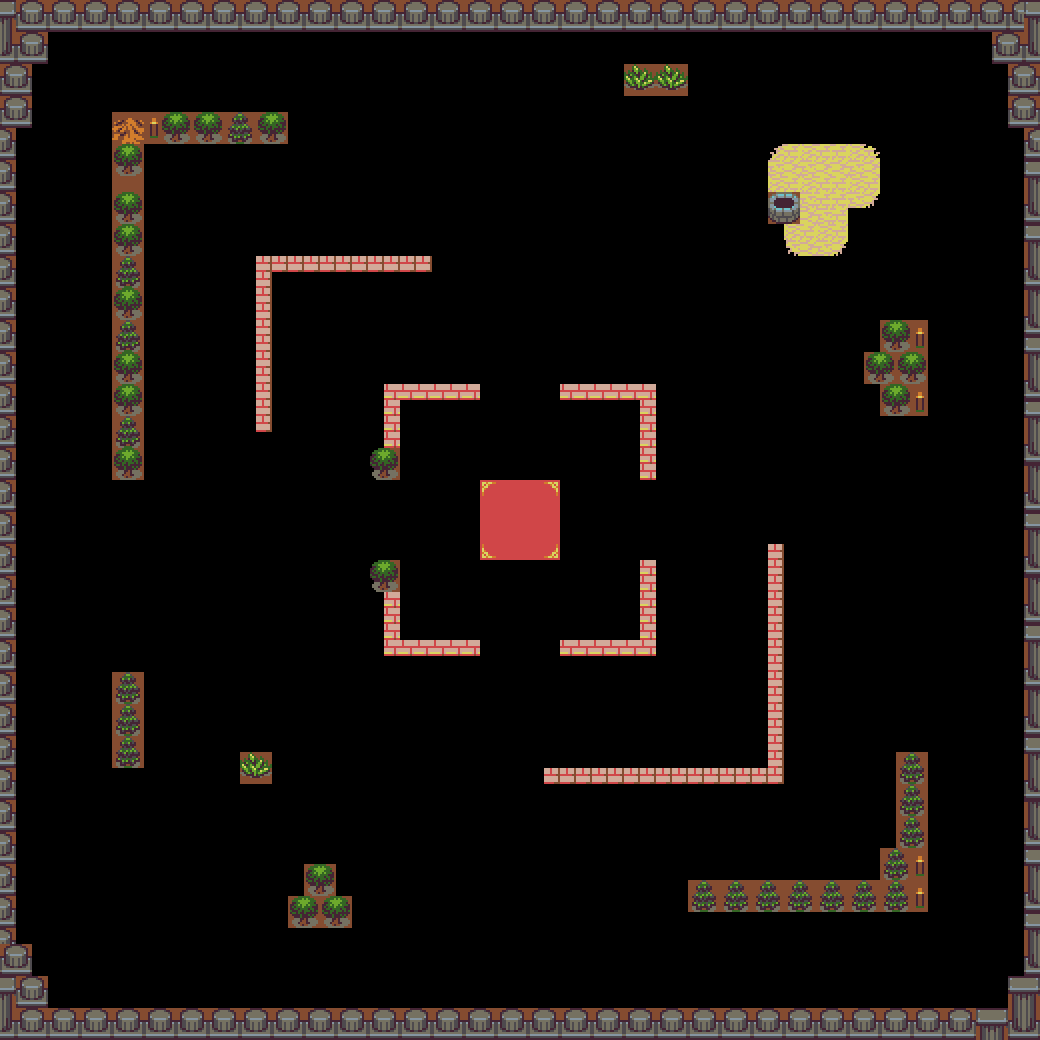

The image is a tile-based game level rendered from a .tmx file. Its description and source (layers, tilesets, objects; grid data summarised) follow:
An orthogonal 65x65 tile map with 16x16 px tiles, 2 tile layers (collision, art-deco), 1 hidden layer not drawn and 21 objects (15x spawn, 3x progress, gunner, runner).

<map version="1.0" orientation="orthogonal" renderorder="right-down" width="65" height="65" tilewidth="16" tileheight="16" nextobjectid="40">
 <tileset firstgid="1" name="tiny32" tilewidth="16" tileheight="16" tilecount="1024" columns="32">
  <image source="../public/assets/img/tiny32.png" width="512" height="512" />
 </tileset>
 <layer name="collision" width="65" height="65">
  <data>[4225 cells, 625 non-empty, 1 distinct tile ids]</data>
 </layer>
 <layer name="art-ground" width="65" height="65" visible="0">
  <data>[4225 cells, 4225 non-empty, 17 distinct tile ids]</data>
 </layer>
 <layer name="art-deco" width="65" height="65">
  <data>[4225 cells, 736 non-empty, 65 distinct tile ids]</data>
 </layer>
 <objectgroup name="objects">
  <object id="1" gid="40" x="512" y="528" width="16" height="16" />
  <object id="2" type="gunner" gid="40" x="512" y="528" width="16" height="16" />
  <object id="3" type="runner" gid="40" x="512" y="560" width="16" height="16" />
  <object id="5" type="spawn" gid="40" x="512" y="320" width="16" height="16" />
  <object id="6" type="spawn" gid="40" x="304" y="528" width="16" height="16" />
  <object id="7" type="spawn" gid="40" x="512" y="736" width="16" height="16" />
  <object id="8" type="spawn" gid="40" x="720" y="528" width="16" height="16" />
  <object id="9" type="spawn" gid="40" x="176" y="368" width="16" height="16" />
  <object id="10" type="spawn" gid="40" x="816" y="368" width="16" height="16" />
  <object id="11" type="spawn" gid="40" x="352" y="192" width="16" height="16" />
  <object id="12" type="spawn" gid="40" x="720" y="192" width="16" height="16" />
  <object id="13" type="spawn" gid="40" x="512" y="80" width="16" height="16" />
  <object id="14" type="spawn" gid="40" x="80" y="80" width="16" height="16" />
  <object id="15" type="spawn" gid="40" x="928" y="80" width="16" height="16" />
  <object id="33" name="one" type="progress" gid="39" x="512" y="384" width="16" height="16" />
  <object id="34" name="two" type="progress" gid="39" x="512" y="256" width="16" height="16" />
  <object id="35" name="three" type="progress" gid="39" x="512" y="128" width="16" height="16" />
  <object id="36" type="spawn" gid="40" x="80" y="928" width="16" height="16" />
  <object id="37" type="spawn" gid="40" x="512" y="960" width="16" height="16" />
  <object id="38" type="spawn" gid="40" x="960" y="928" width="16" height="16" />
  <object id="39" type="spawn" gid="40" x="960" y="528" width="16" height="16" />
 </objectgroup>
</map>